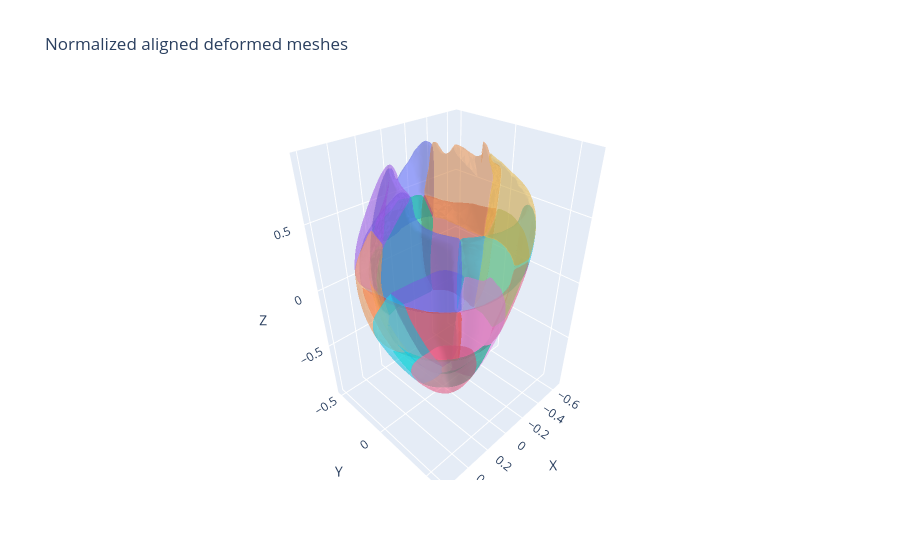

The code cell stored with this chart in its notebook:
### Code cell
# ==========================================================
# 6. Plot
# ==========================================================

fig = go.Figure()


for name, mesh in B_deformed.items():

    verts = mesh.verts_packed().cpu().numpy()
    faces = mesh.faces_packed().cpu().numpy()


    fig.add_trace(go.Mesh3d(
        x=verts[:,0],
        y=verts[:,1],
        z=verts[:,2],
        i=faces[:,0],
        j=faces[:,1],
        k=faces[:,2],
        opacity=0.35,
        name=name
    ))


fig.update_layout(
    title="Normalized aligned deformed meshes",
    scene=dict(
        aspectmode="data",
        xaxis_title="X",
        yaxis_title="Y",
        zaxis_title="Z"
    ),
)


fig.show()

### Figure 1 — Plotly figure (JSON) as saved in the notebook; plotly's stock layout.template omitted (floating-point values rounded to 4 significant figures; data arrays with more than 128 entries replaced by an {"elided": "..."} marker saying what was removed)
{"data": [{"i": {"elided": "672 int values"}, "j": {"elided": "672 int values"}, "k": {"elided": "672 int values"}, "name": "\\MM613_BP52013_FMA9345_Septal.obj", "opacity": 0.35, "type": "mesh3d", "x": {"elided": "390 float values"}, "y": {"elided": "390 float values"}, "z": {"elided": "390 float values"}}, {"i": {"elided": "5584 int values"}, "j": {"elided": "5584 int values"}, "k": {"elided": "5584 int values"}, "name": "\\MM618_BP52013_FMA9345_Septal.obj", "opacity": 0.35, "type": "mesh3d", "x": {"elided": "2836 float values"}, "y": {"elided": "2836 float values"}, "z": {"elided": "2836 float values"}}, {"i": {"elided": "986 int values"}, "j": {"elided": "986 int values"}, "k": {"elided": "986 int values"}, "name": "\\MM619_BP52013_FMA9345_Septal.obj", "opacity": 0.35, "type": "mesh3d", "x": {"elided": "531 float values"}, "y": {"elided": "531 float values"}, "z": {"elided": "531 float values"}}, {"i": {"elided": "6788 int values"}, "j": {"elided": "6788 int values"}, "k": {"elided": "6788 int values"}, "name": "\\MM625_BP52013_FMA9345_Septal.obj", "opacity": 0.35, "type": "mesh3d", "x": {"elided": "3642 float values"}, "y": {"elided": "3642 float values"}, "z": {"elided": "3642 float values"}}, {"i": {"elided": "3558 int values"}, "j": {"elided": "3558 int values"}, "k": {"elided": "3558 int values"}, "name": "\\MM629_BP52013_FMA9345_Septal.obj", "opacity": 0.35, "type": "mesh3d", "x": {"elided": "2031 float values"}, "y": {"elided": "2031 float values"}, "z": {"elided": "2031 float values"}}, {"i": {"elided": "764 int values"}, "j": {"elided": "764 int values"}, "k": {"elided": "764 int values"}, "name": "\\MM616_BP52012_FMA9561_Inferior.obj", "opacity": 0.35, "type": "mesh3d", "x": {"elided": "433 float values"}, "y": {"elided": "433 float values"}, "z": {"elided": "433 float values"}}, {"i": {"elided": "1364 int values"}, "j": {"elided": "1364 int values"}, "k": {"elided": "1364 int values"}, "name": "\\MM622_BP52012_FMA9561_Inferior.obj", "opacity": 0.35, "type": "mesh3d", "x": {"elided": "718 float values"}, "y": {"elided": "718 float values"}, "z": {"elided": "718 float values"}}, {"i": {"elided": "1320 int values"}, "j": {"elided": "1320 int values"}, "k": {"elided": "1320 int values"}, "name": "\\MM623_BP52012_FMA9561_Inferior.obj", "opacity": 0.35, "type": "mesh3d", "x": {"elided": "705 float values"}, "y": {"elided": "705 float values"}, "z": {"elided": "705 float values"}}, {"i": {"elided": "1900 int values"}, "j": {"elided": "1900 int values"}, "k": {"elided": "1900 int values"}, "name": "\\MM626_BP52012_FMA9561_Inferior.obj", "opacity": 0.35, "type": "mesh3d", "x": {"elided": "1047 float values"}, "y": {"elided": "1047 float values"}, "z": {"elided": "1047 float values"}}, {"i": {"elided": "8436 int values"}, "j": {"elided": "8436 int values"}, "k": {"elided": "8436 int values"}, "name": "\\MM631_BP52012_FMA9561_Inferior.obj", "opacity": 0.35, "type": "mesh3d", "x": {"elided": "4368 float values"}, "y": {"elided": "4368 float values"}, "z": {"elided": "4368 float values"}}, {"i": {"elided": "1198 int values"}, "j": {"elided": "1198 int values"}, "k": {"elided": "1198 int values"}, "name": "\\MM615_BP52010_FMA9563_Lateral.obj", "opacity": 0.35, "type": "mesh3d", "x": {"elided": "632 float values"}, "y": {"elided": "632 float values"}, "z": {"elided": "632 float values"}}, {"i": {"elided": "438 int values"}, "j": {"elided": "438 int values"}, "k": {"elided": "438 int values"}, "name": "\\MM621_BP52010_FMA9563_Lateral.obj", "opacity": 0.35, "type": "mesh3d", "x": {"elided": "295 float values"}, "y": {"elided": "295 float values"}, "z": {"elided": "295 float values"}}, {"i": {"elided": "2478 int values"}, "j": {"elided": "2478 int values"}, "k": {"elided": "2478 int values"}, "name": "\\MM627_BP52010_FMA9563_Lateral.obj", "opacity": 0.35, "type": "mesh3d", "x": {"elided": "1282 float values"}, "y": {"elided": "1282 float values"}, "z": {"elided": "1282 float values"}}, {"i": {"elided": "3996 int values"}, "j": {"elided": "3996 int values"}, "k": {"elided": "3996 int values"}, "name": "\\MM614_BP52011_FMA9560_Anterior.obj", "opacity": 0.35, "type": "mesh3d", "x": {"elided": "2022 float values"}, "y": {"elided": "2022 float values"}, "z": {"elided": "2022 float values"}}, {"i": {"elided": "1654 int values"}, "j": {"elided": "1654 int values"}, "k": {"elided": "1654 int values"}, "name": "\\MM620_BP52011_FMA9560_Anterior.obj", "opacity": 0.35, "type": "mesh3d", "x": {"elided": "901 float values"}, "y": {"elided": "901 float values"}, "z": {"elided": "901 float values"}}, {"i": {"elided": "6396 int values"}, "j": {"elided": "6396 int values"}, "k": {"elided": "6396 int values"}, "name": "\\MM624_BP52011_FMA9560_Anterior.obj", "opacity": 0.35, "type": "mesh3d", "x": {"elided": "3456 float values"}, "y": {"elided": "3456 float values"}, "z": {"elided": "3456 float values"}}, {"i": {"elided": "1814 int values"}, "j": {"elided": "1814 int values"}, "k": {"elided": "1814 int values"}, "name": "\\MM628_BP52011_FMA9560_Anterior.obj", "opacity": 0.35, "type": "mesh3d", "x": {"elided": "979 float values"}, "y": {"elided": "979 float values"}, "z": {"elided": "979 float values"}}], "layout": {"scene": {"aspectmode": "data", "xaxis": {"title": {"text": "X"}}, "yaxis": {"title": {"text": "Y"}}, "zaxis": {"title": {"text": "Z"}}}, "title": {"text": "Normalized aligned deformed meshes"}}}
